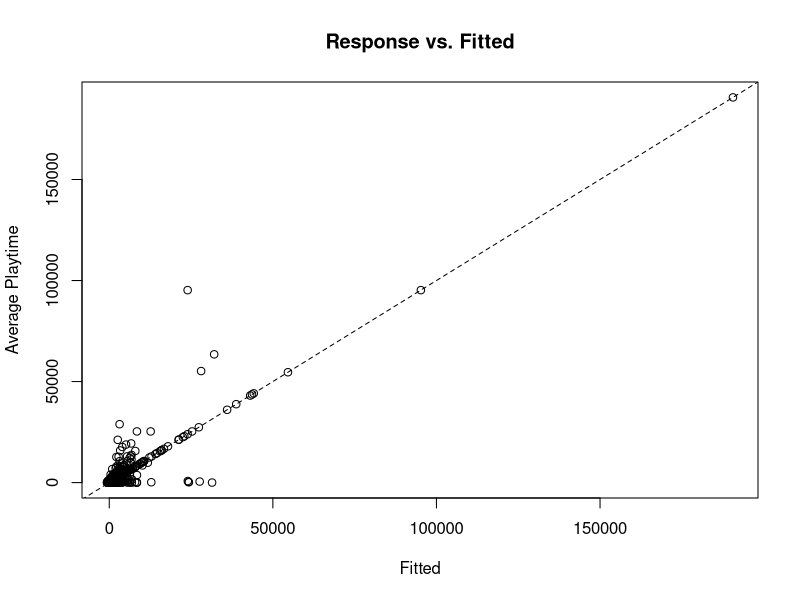
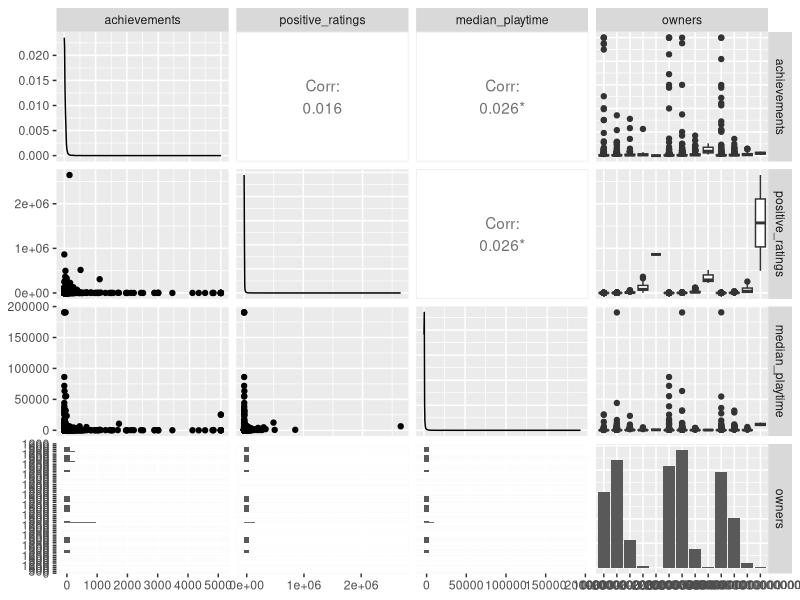
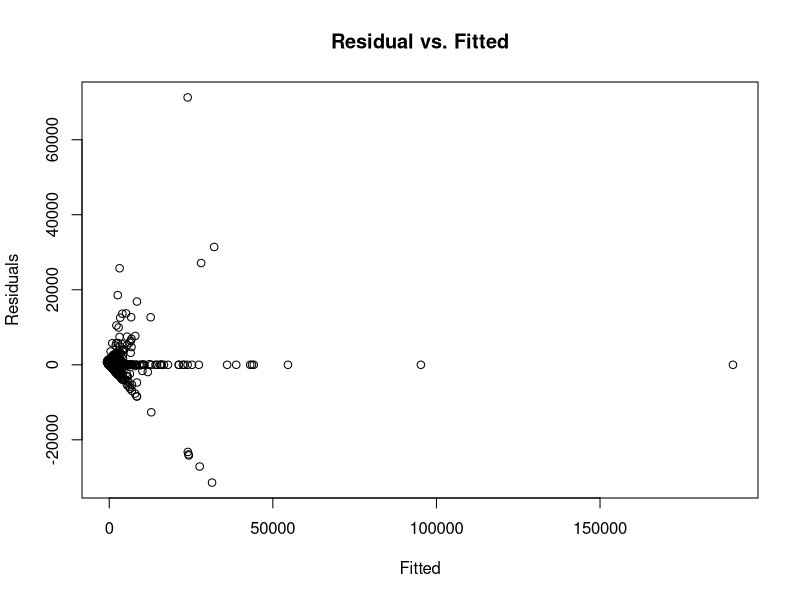
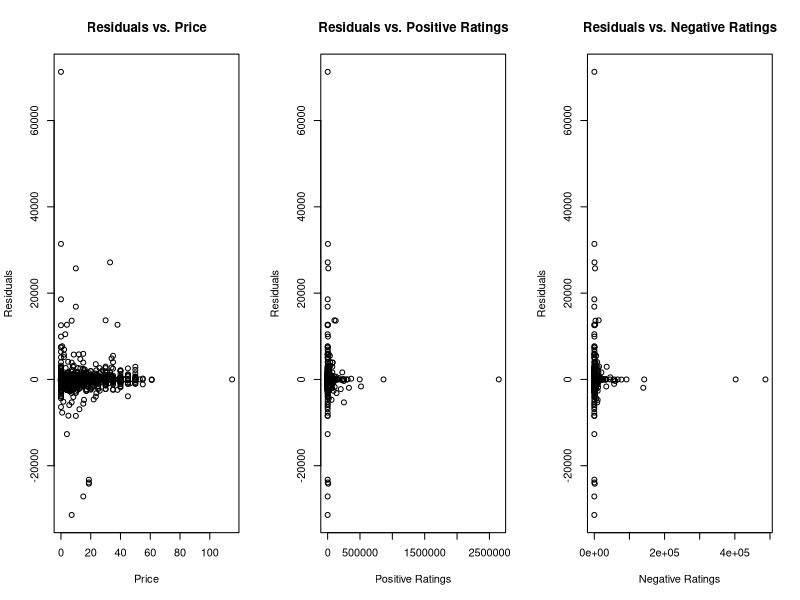
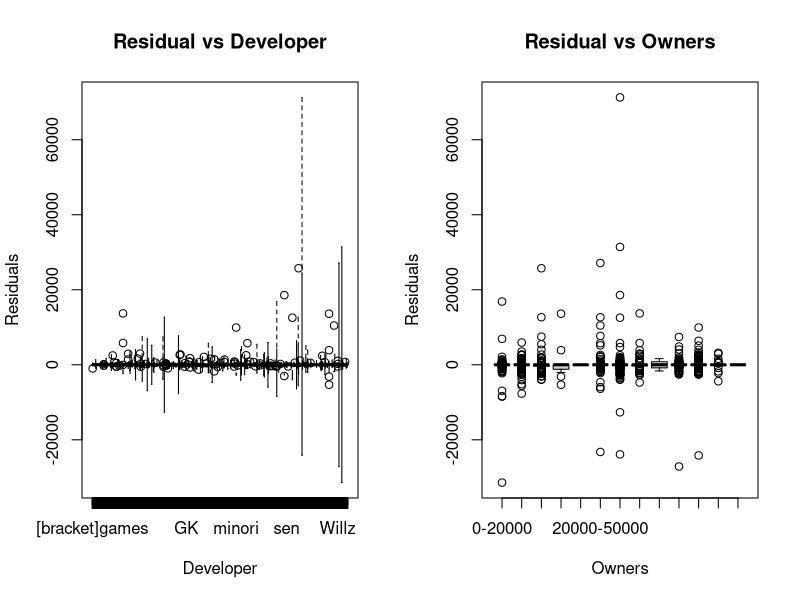
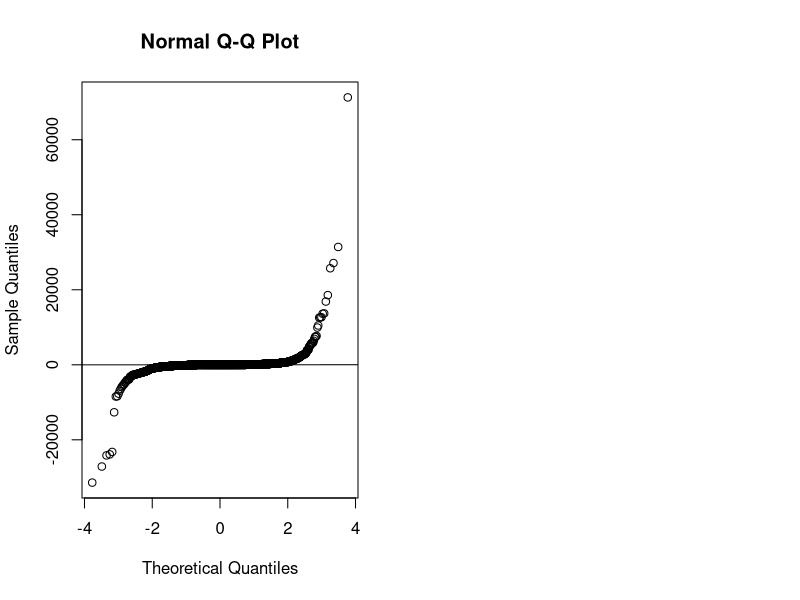

Here is the R script that generated these plots, in order:
## ---- chunk 1
#| include: false
#| warning: false
#| message: false

library(ggplot2)
library(GGally)
library(readr)
library(tibble)
library(knitr)
library(kableExtra)
library(dplyr)
data <- read.csv("../data/analysis_data/analysis_data.csv")
## ---- chunk 2
#| echo: false
#| warning: false
#| message: false
#| label: tbl-cle
#| tbl-cap: "Steam Games Data"
#| tbl-float: false

head(data, 3) %>% 
  kbl("latex") %>%
  kable_styling(latex_options = c("striped", "scale_down")) 
## ---- chunk 3
#| echo: false
#| warning: false
#| message: false
#| label: tbl-aveplaytime
#| fig-pos: "H"

summary_table <- data %>%
  summarise(
    Mean = round(mean(average_playtime, na.rm = TRUE), 2),
    Median = round(median(average_playtime, na.rm = TRUE), 2),
    Std_Dev = round(sd(average_playtime, na.rm = TRUE), 2),
    Min = round(min(average_playtime, na.rm = TRUE), 2),
    Max = round(max(average_playtime, na.rm = TRUE), 2),
  )
kable(summary_table, caption = "Summary of Average Playtime")
## ---- chunk 4
#| echo: false
#| warning: false
#| message: false
#| label: tbl-predictor

predict_summary_table <- data %>%
  summarise(
    mean_price = round(mean(price, na.rm = TRUE), 2),
    median_price = round(median(price, na.rm = TRUE), 2),
    mean_positive_ratings = round(mean(positive_ratings, na.rm = TRUE), 2),
    median_positive_ratings = round(median(positive_ratings, na.rm = TRUE), 2),
    mean_negative_ratings = round(mean(negative_ratings, na.rm = TRUE), 2),
    median_negative_ratings = round(median(negative_ratings, na.rm = TRUE), 2),
  )
kable(predict_summary_table, caption = "Summary of Predictors") %>%
kable_styling(latex_options = c("striped", "scale_down"), font_size = 6) 
## ---- chunk 5
#| echo: false
#| warning: false
#| message: false

model <- lm(average_playtime ~ price + positive_ratings + negative_ratings + developer + owners, data=data)
## ---- chunk 6
#| echo: false
#| warning: false
#| message: false
y_hat <- fitted(model)
plot(x = y_hat, y = data$average_playtime, main = "Response vs. Fitted", xlab = "Fitted", ylab = "Average Playtime")
abline(a=0, b=1, lty=2)
## ---- chunk 7
#| echo: false
#| warning: false
#| message: false
ggpairs(data[, c(6, 7, 10, 11)])

## ---- chunk 8
#| echo: false
#| warning: false
#| message: false
y_value <- resid(model)
x_value <- fitted(model)

plot(x = x_value, y = y_value, main = "Residual vs. Fitted", xlab = "Fitted", ylab = "Residuals")
## ---- chunk 9
#| echo: false
#| warning: false
#| message: false
par(mfrow=c(1,3))

plot(x = data$price, y = y_value, main = "Residuals vs. Price", xlab = "Price", ylab = "Residuals")

plot(x = data$positive_ratings, y = y_value, main = "Residuals vs. Positive Ratings", xlab = "Positive Ratings", ylab = "Residuals")

plot(x = data$negative_ratings, y = y_value, main = "Residuals vs. Negative Ratings", xlab = "Negative Ratings", ylab = "Residuals")
## ---- chunk 10
#| echo: false
#| warning: false
#| message: false
par(mfrow=c(1,2))

boxplot(y_value ~ data$developer , main="Residual vs Developer",
xlab="Developer", ylab="Residuals")

boxplot(y_value ~ data$owners , main="Residual vs Owners",
xlab="Owners", ylab="Residuals")
## ---- chunk 11
#| echo: false
#| warning: false
#| message: false
qqnorm(y_value)
qqline(y_value)
